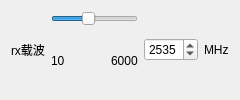
               <widget class="QWidget" name="rx_carrier_freq_parent_widget" native="true">
                <layout class="QHBoxLayout" name="horizontalLayout_30">
                 <item>
                  <widget class="QLabel" name="label_37">
                   <property name="text">
                    <string>rx载波</string>
                   </property>
                  </widget>
                 </item>
                 <item>
                  <layout class="QVBoxLayout" name="verticalLayout_10">
                   <item>
                    <widget class="QSlider" name="rx_carrier_freq_slider">
                     <property name="minimum">
                      <number>10</number>
                     </property>
                     <property name="maximum">
                      <number>6000</number>
                     </property>
                     <property name="value">
                      <number>2535</number>
                     </property>
                     <property name="orientation">
                      <enum>Qt::Horizontal</enum>
                     </property>
                    </widget>
                   </item>
                   <item>
                    <layout class="QHBoxLayout" name="horizontalLayout_29">
                     <item>
                      <widget class="QLabel" name="label_34">
                       <property name="text">
                        <string>10</string>
                       </property>
                      </widget>
                     </item>
                     <item>
                      <spacer name="horizontalSpacer_7">
                       <property name="orientation">
                        <enum>Qt::Horizontal</enum>
                       </property>
                       <property name="sizeHint" stdset="0">
                        <size>
                         <width>40</width>
                         <height>20</height>
                        </size>
                       </property>
                      </spacer>
                     </item>
                     <item>
                      <widget class="QLabel" name="label_35">
                       <property name="text">
                        <string>6000</string>
                       </property>
                      </widget>
                     </item>
                    </layout>
                   </item>
                  </layout>
                 </item>
                 <item>
                  <widget class="QSpinBox" name="rx_carrier_freq_spin_box">
                   <property name="minimum">
                    <number>10</number>
                   </property>
                   <property name="maximum">
                    <number>6000</number>
                   </property>
                   <property name="value">
                    <number>2535</number>
                   </property>
                  </widget>
                 </item>
                 <item>
                  <widget class="QLabel" name="label_36">
                   <property name="text">
                    <string>MHz</string>
                   </property>
                  </widget>
                 </item>
                </layout>
               </widget>
